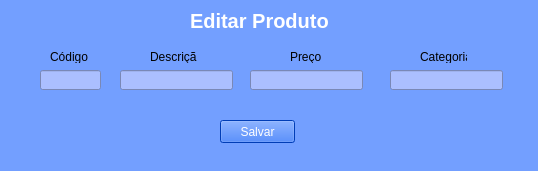
<?xml version="1.0" encoding="UTF-8"?>
<ui version="4.0">
 <class>MainWindow</class>
 <widget class="QMainWindow" name="MainWindow">
  <property name="geometry">
   <rect>
    <x>0</x>
    <y>0</y>
    <width>538</width>
    <height>171</height>
   </rect>
  </property>
  <property name="windowTitle">
   <string>MainWindow</string>
  </property>
  <property name="styleSheet">
   <string notr="true">background-color: rgb(115, 159, 255);</string>
  </property>
  <widget class="QWidget" name="centralwidget">
   <widget class="QLabel" name="labelTitulo">
    <property name="geometry">
     <rect>
      <x>190</x>
      <y>0</y>
      <width>151</width>
      <height>41</height>
     </rect>
    </property>
    <property name="font">
     <font>
      <pointsize>15</pointsize>
      <weight>75</weight>
      <bold>true</bold>
     </font>
    </property>
    <property name="styleSheet">
     <string notr="true">color:rgb(255, 255, 255)</string>
    </property>
    <property name="text">
     <string>Editar Produto</string>
    </property>
   </widget>
   <widget class="QLineEdit" name="campoCodigo">
    <property name="geometry">
     <rect>
      <x>40</x>
      <y>70</y>
      <width>61</width>
      <height>20</height>
     </rect>
    </property>
    <property name="styleSheet">
     <string notr="true">background-color: rgb(171, 191, 255);</string>
    </property>
   </widget>
   <widget class="QLineEdit" name="campoDescricao">
    <property name="geometry">
     <rect>
      <x>120</x>
      <y>70</y>
      <width>113</width>
      <height>20</height>
     </rect>
    </property>
    <property name="styleSheet">
     <string notr="true">background-color: rgb(171, 191, 255);</string>
    </property>
   </widget>
   <widget class="QLineEdit" name="campoPreco">
    <property name="geometry">
     <rect>
      <x>250</x>
      <y>70</y>
      <width>113</width>
      <height>20</height>
     </rect>
    </property>
    <property name="styleSheet">
     <string notr="true">background-color: rgb(171, 191, 255);</string>
    </property>
   </widget>
   <widget class="QLineEdit" name="campoCategoria">
    <property name="geometry">
     <rect>
      <x>390</x>
      <y>70</y>
      <width>113</width>
      <height>20</height>
     </rect>
    </property>
    <property name="styleSheet">
     <string notr="true">background-color: rgb(171, 191, 255);</string>
    </property>
   </widget>
   <widget class="QLabel" name="labelCodigo">
    <property name="geometry">
     <rect>
      <x>50</x>
      <y>50</y>
      <width>47</width>
      <height>13</height>
     </rect>
    </property>
    <property name="text">
     <string>Código</string>
    </property>
   </widget>
   <widget class="QLabel" name="labelDescricao">
    <property name="geometry">
     <rect>
      <x>150</x>
      <y>50</y>
      <width>47</width>
      <height>13</height>
     </rect>
    </property>
    <property name="text">
     <string>Descrição</string>
    </property>
   </widget>
   <widget class="QLabel" name="labelPreco">
    <property name="geometry">
     <rect>
      <x>290</x>
      <y>50</y>
      <width>47</width>
      <height>13</height>
     </rect>
    </property>
    <property name="text">
     <string>Preço</string>
    </property>
   </widget>
   <widget class="QLabel" name="labelCategoria">
    <property name="geometry">
     <rect>
      <x>420</x>
      <y>50</y>
      <width>47</width>
      <height>13</height>
     </rect>
    </property>
    <property name="text">
     <string>Categoria</string>
    </property>
   </widget>
   <widget class="QPushButton" name="botaoSalvar">
    <property name="geometry">
     <rect>
      <x>220</x>
      <y>120</y>
      <width>75</width>
      <height>23</height>
     </rect>
    </property>
    <property name="styleSheet">
     <string notr="true">background-color: rgb(0, 85, 255);
color: rgb(255, 255, 255);</string>
    </property>
    <property name="text">
     <string>Salvar</string>
    </property>
   </widget>
  </widget>
  <widget class="QMenuBar" name="menubar">
   <property name="geometry">
    <rect>
     <x>0</x>
     <y>0</y>
     <width>538</width>
     <height>21</height>
    </rect>
   </property>
  </widget>
  <widget class="QStatusBar" name="statusbar"/>
 </widget>
 <resources/>
 <connections/>
</ui>
